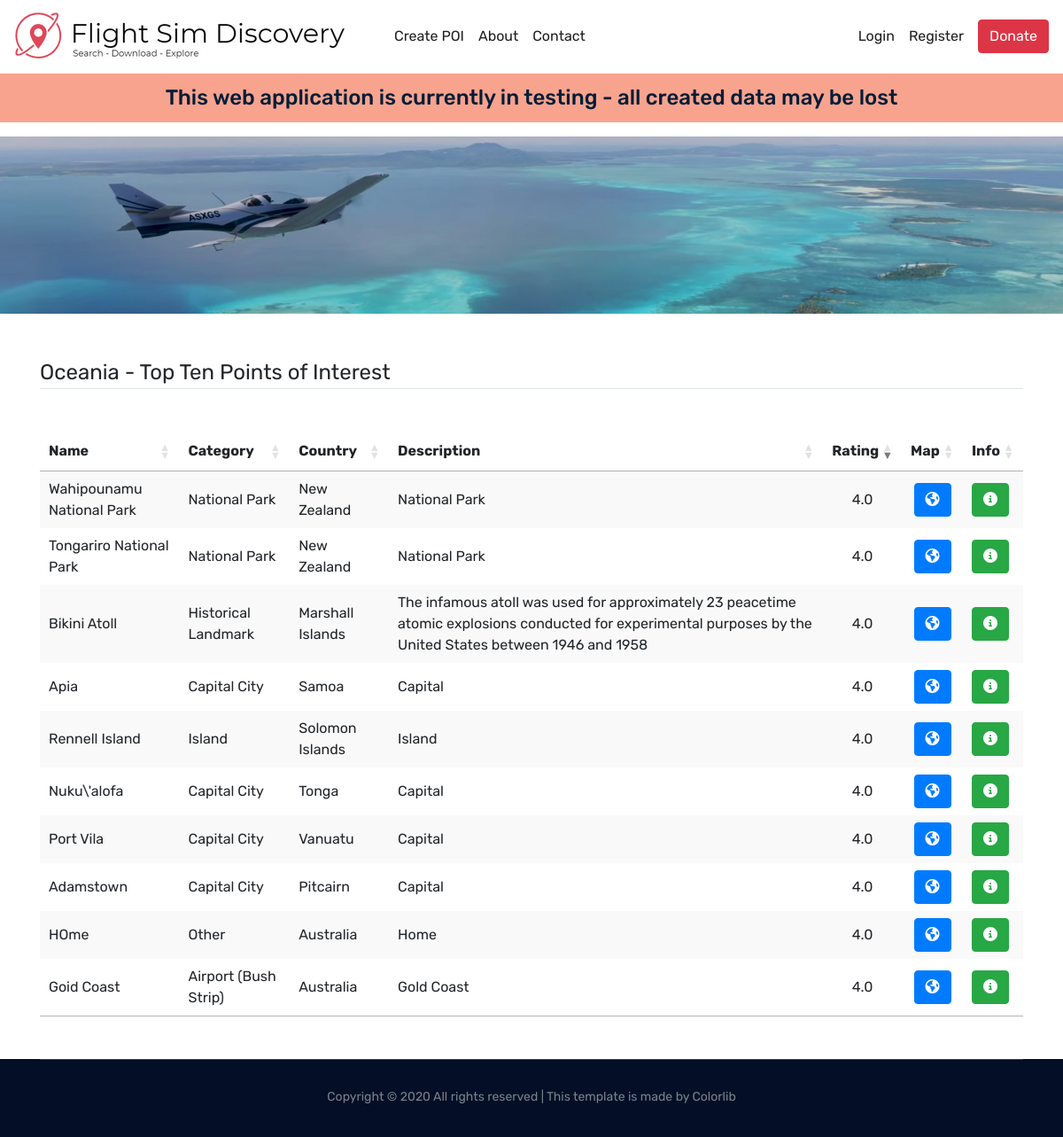
Before: /topten_pois/Oceania with the older database file.
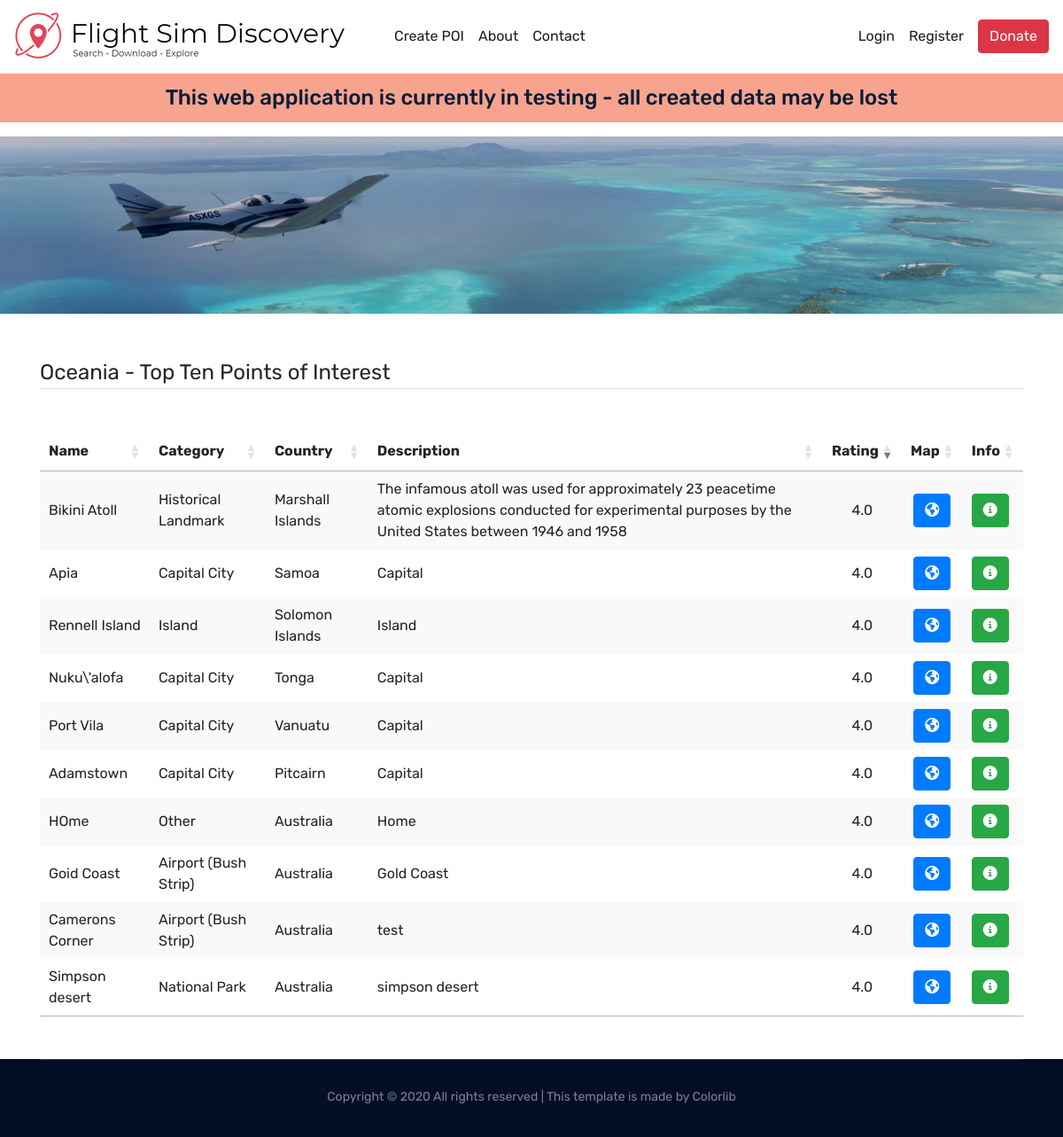
After: the same page with the newer database file.
### flightsimdiscovery/models.py (models this page shows, shortened)
class Pois(db.Model):
    id = db.Column(db.Integer, primary_key=True)
    user_id = db.Column(db.Integer, db.ForeignKey('user.id'), nullable=False)
    name = db.Column(db.String(50), unique=True, nullable=False)
    latitude = db.Column(db.FLOAT, unique=False, nullable=False)
    longitude = db.Column(db.FLOAT, unique=False, nullable=False)
    region = db.Column(db.String(20), unique=False, nullable=False)
    country = db.Column(db.String(60), unique=False, nullable=False)
    category = db.Column(db.String(20), unique=False, nullable=False)
    description = db.Column(db.Text, nullable=True)
    nearest_icao_code = db.Column(db.String(4), nullable=True)
    date_posted = db.Column(db.DateTime, nullable=False, default=datetime.utcnow)
    share = db.Column(db.Boolean(), nullable=False, default=True)
    flag = db.Column(db.Boolean(), nullable=False, default=False)

### flightsimdiscovery/pois/routes.py (the view)
@pois.route("/topten_pois/<continent>")
def topten_pois(continent):
    region_pois = []
    poi_ratings = []
    topten_pois = []
    data_table = []
    for region in continents_by_region[continent]:
        pois = Pois.query.filter_by(region=region).all()
        region_pois.extend(pois)
    for poi in region_pois:
        rating = str(get_rating(poi.id))
        rating_dict = {'poi_id': poi.id, 'rating': rating}
        poi_ratings.append(rating_dict)
    sorted_poi_ratings = sorted(poi_ratings, key=lambda k: k['rating'])
    for poi_dict in sorted_poi_ratings[-10:]:
        poi = Pois.query.get(poi_dict['poi_id'])
        data_dic = {}
        data_dic['id'] = poi.id
        data_dic['location'] = str(poi.latitude) + ', ' + str(poi.longitude)
        data_dic['name'] = poi.name
        data_dic['category'] = poi.category
        data_dic['country'] = poi.country
        data_dic['description'] = poi.description
        data_dic['rating'] = poi_dict['rating']
        data_table.append(data_dic)
    return render_template('topten_pois.html', pois=data_table, continent=continent)

### flightsimdiscovery/pois/utils.py (called while the page is built)
def get_rating(poi_id):
    rating = 4  # default if error occurs during division
    sum_rating = 0
    ratings = Ratings.query.filter_by(poi_id=poi_id).all()
    number_of_ratings = 0
    for row in ratings:
        sum_rating += int(row.rating_score)
        number_of_ratings += 1
    try:
        rating = '{0:3.1f}'.format(sum_rating / number_of_ratings)
    except:
        print('ERROR occured getting rating.  Problably dividing by zero because no rating for the poi exists.  POI is :  ' + str(poi_id))
    return rating

### flightsimdiscovery/templates/topten_pois.html (shortened to what this page needs)
{% extends "base.html" %}
{% block content %}
<div class="bradcam_area topten_bg">
</div>
<div class="container">
    <div class="topten_pois_section my-5">
        <div class="db_table_area">
            <legend id=topten_title class="border-bottom mb-5">Top Ten Points of Interest</legend>
            <table id="topten_pois_datatable" class="stripe">
                <thead class="">
                <tr>
                    <th scope="col">Name</th>
                    <th scope="col">Category</th>
                    <th scope="col">Country</th>
                    <th scope="col">Description</th>
                    <th scope="col">Rating</th>
                    <th scope="col">Map</th>
                    <th scope="col">Info</th>
                </tr>
                </thead>
                <tbody>
                {% for poi in pois %}
                <tr>
                    <td>{{poi.name}}</td>
                    <td>{{poi.category}}</td>
                    <td>{{poi.country}}</td>
                    <td>{{poi.description}}</td>
                    <td>{{poi.rating}}</td>
                    <td><a href="/{{poi.location}}" class="btn btn-primary" onclick="this.form.submit()" role="button"
                           aria-disabled="true"><i class="fas fa-globe-americas"></i></a></td>
                    <td><a href="https://www.google.com/search?q={{poi.name}}, {{poi.category}}, {{poi.country}}"
                           target="_blank" class="btn btn-success" role="button" aria-disabled="true"><i
                            class="fas fa-info-circle"></i></a></td>
                </tr>
                {% endfor %}
                </tbody>
            </table>
        </div>
    </div>
</div>
{% endblock content %}

### flightsimdiscovery/templates/base.html (shortened to what this page needs)
<!DOCTYPE html>
<html class="no-js" lang="zxx">
<head>
    <link rel="stylesheet" type="text/css" href="https://cdn.datatables.net/1.10.21/css/jquery.dataTables.css">
    <link rel="stylesheet" href="{{ url_for('static', filename='css/bootstrap.min.css') }}">
    <link rel="stylesheet" href="{{ url_for('static', filename='css/owl.carousel.min.css') }}">
    <link rel="stylesheet" href="{{ url_for('static', filename='/css/magnific-popup.css') }}">
    <link rel="stylesheet" href="{{ url_for('static', filename='/css/themify-icons.css') }}">
    <link rel="stylesheet" href="{{ url_for('static', filename='/css/nice-select.css') }}">
    <link rel="stylesheet" href="{{ url_for('static', filename='/css/flaticon.css') }}">
    <link rel="stylesheet" href="{{ url_for('static', filename='/css/gijgo.css') }}">
    <link rel="stylesheet" href="{{ url_for('static', filename='/css/animate.css') }}">
    <link rel="stylesheet" href="{{ url_for('static', filename='/css/slick.css') }}">
    <link rel="stylesheet" href="{{ url_for('static', filename='/css/slicknav.css') }}">
    <link rel="stylesheet" href="https://ajax.googleapis.com/ajax/libs/jqueryui/1.11.2/themes/smoothness/jquery-ui.css">
    <link rel="stylesheet" href="{{ url_for('static', filename='/css/style.css') }}">
</head>
<body>
<div id="page-container">
    <div id="content-wrap">
        <header>
            <nav class="navbar navbar-expand-lg ">
                <a class="navbar-brand mr-5" href="{{ url_for('main.home') }}">
                    <img src="{{ url_for('static', filename='/img/logo.png') }}">
                </a>
                <div class="collapse navbar-collapse" id="navbarToggle">
                    <div class="navbar-nav mr-auto">
                        <a class="nav-item nav-link" href="{{ url_for('pois.new_poi') }}">Create POI</a>
                        <a class="nav-item nav-link" href="{{ url_for('main.about') }}">About</a>
                        <a class="nav-item nav-link" href="{{ url_for('main.contact') }}">Contact</a>
                    </div>
                    <div class="navbar-nav">
                        {% if current_user.is_authenticated %}
                        <li class="nav-item dropdown">
                            <a class="nav-link dropdown-toggle" href="#" data-toggle="dropdown" data-toggle="dropdown">Account</a>
                            <div class="dropdown-menu" aria-labelledby="navbarDropdownMenuLink">
                                <a class="dropdown-item" href="{{ url_for('users.user_pois') }}">My Points of
                                    Interest</a>
                                <a class="dropdown-item" href="{{ url_for('users.account') }}">Update Account</a>
                            </div>
                        </li>
                        <a class="nav-item nav-link" href="{{ url_for('users.logout') }}">Logout</a>
                        {% else %}
                        <a class="nav-item nav-link" href="{{ url_for('users.login') }}">Login</a>
                        <a class="nav-item nav-link mr-2" href="{{ url_for('users.register') }}">Register</a>
                        {% endif %}
                    </div>
                    <div class="main-menu">
                        <a href="https://www.buymeacoffee.com/FSDiscovery"
                           class="btn btn-danger" role="button" aria-disabled="true">Donate</a>
                    </div>
                </div>
            </nav>
        </header>
        <main role="main" class="container">
            <div class="row">
                <div class="col-md-12">
                </div>
            </div>
        </main>
        <div style="background-color: rgb(248, 163, 142);">
        <h3 class="text-center alert">This web application is currently in testing - all created data may be lost</h3>
        </div>
        {% block content %}{% endblock %}
        <footer id="footer" class="footer">
            <div class="copy-right_text">
                <div class="container">
                    <div class="footer_border "></div>
                    <div class="row">
                        <div class="col-xl-12">
                            <p class="copy_right text-center">
                                Copyright &copy;
                                All rights reserved | This template is made
                                 by
                                <a href="https://colorlib.com" target="_blank">Colorlib</a>
                            </p>
                        </div>
                    </div>
                </div>
            </div>
        </footer>
    </div>
</div>
</body>
</html>

Changed rows visible on the page:
no longer on this page (row unchanged): Pois: name "Wahipounamu National Park", category "National Park", country "New Zealand", description "National Park", rating "4.0"
no longer on this page (row unchanged): Pois: name "Tongariro National Park", category "National Park", country "New Zealand", description "National Park", rating "4.0"
added Pois: name "Camerons Corner", category "Airport (Bush Strip)", country "Australia", description "test", rating "4.0"
added Pois: name "Simpson desert", category "National Park", country "Australia", description "simpson desert", rating "4.0"
